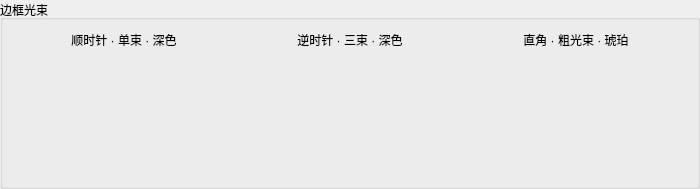
        <widget class="QGroupBox" name="beamGroup">
         <property name="title">
          <string>边框光束</string>
         </property>
         <layout class="QGridLayout" name="gridLayout_8">
          <item row="0" column="0">
           <widget class="QLabel" name="beamClockwiseCaption">
            <property name="text">
             <string>顺时针 · 单束 · 深色</string>
            </property>
            <property name="alignment">
             <set>Qt::AlignCenter</set>
            </property>
           </widget>
          </item>
          <item row="0" column="1">
           <widget class="QLabel" name="beamCounterCaption">
            <property name="text">
             <string>逆时针 · 三束 · 深色</string>
            </property>
            <property name="alignment">
             <set>Qt::AlignCenter</set>
            </property>
           </widget>
          </item>
          <item row="0" column="2">
           <widget class="QLabel" name="beamAmberCaption">
            <property name="text">
             <string>直角 · 粗光束 · 琥珀</string>
            </property>
            <property name="alignment">
             <set>Qt::AlignCenter</set>
            </property>
           </widget>
          </item>
          <item row="1" column="0">
           <widget class="ExBorderBeam" name="beamClockwise">
            <property name="minimumSize">
             <size>
              <width>220</width>
              <height>120</height>
             </size>
            </property>
            <property name="beamLength">
             <double>80.000000000000000</double>
            </property>
            <property name="backgroundColor">
             <color>
              <red>39</red>
              <green>39</green>
              <blue>39</blue>
             </color>
            </property>
            <property name="borderColor">
             <color>
              <red>69</red>
              <green>69</green>
              <blue>69</blue>
             </color>
            </property>
            <property name="startColor">
             <color>
              <red>96</red>
              <green>205</green>
              <blue>255</blue>
             </color>
            </property>
            <property name="endColor">
             <color>
              <red>165</red>
              <green>229</green>
              <blue>255</blue>
             </color>
            </property>
            <property name="themeMode">
             <enum>ExBorderBeam::DarkTheme</enum>
            </property>
           </widget>
          </item>
          <item row="1" column="1">
           <widget class="ExBorderBeam" name="beamCounter">
            <property name="minimumSize">
             <size>
              <width>220</width>
              <height>120</height>
             </size>
            </property>
            <property name="beamLength">
             <double>100.000000000000000</double>
            </property>
            <property name="beamWidth">
             <double>3.000000000000000</double>
            </property>
            <property name="cornerRadius">
             <double>16.000000000000000</double>
            </property>
            <property name="backgroundColor">
             <color>
              <red>39</red>
              <green>39</green>
              <blue>39</blue>
             </color>
            </property>
            <property name="borderColor">
             <color>
              <red>69</red>
              <green>69</green>
              <blue>69</blue>
             </color>
            </property>
            <property name="startColor">
             <color>
              <red>96</red>
              <green>205</green>
              <blue>255</blue>
             </color>
            </property>
            <property name="endColor">
             <color>
              <red>165</red>
              <green>229</green>
              <blue>255</blue>
             </color>
            </property>
            <property name="direction">
             <enum>ExBorderBeam::CounterClockwise</enum>
            </property>
            <property name="beamCount">
             <number>3</number>
            </property>
            <property name="themeMode">
             <enum>ExBorderBeam::DarkTheme</enum>
            </property>
           </widget>
          </item>
          <item row="1" column="2">
           <widget class="ExBorderBeam" name="beamAmber">
            <property name="minimumSize">
             <size>
              <width>220</width>
              <height>120</height>
             </size>
            </property>
            <property name="beamLength">
             <double>150.000000000000000</double>
            </property>
            <property name="beamWidth">
             <double>5.000000000000000</double>
            </property>
            <property name="cornerRadius">
             <double>0.000000000000000</double>
            </property>
            <property name="backgroundColor">
             <color>
              <red>39</red>
              <green>36</green>
              <blue>24</blue>
             </color>
            </property>
            <property name="borderColor">
             <color>
              <red>138</red>
              <green>110</green>
              <blue>48</blue>
             </color>
            </property>
            <property name="startColor">
             <color>
              <red>255</red>
              <green>185</green>
              <blue>0</blue>
             </color>
            </property>
            <property name="endColor">
             <color>
              <red>216</red>
              <green>59</green>
              <blue>1</blue>
             </color>
            </property>
            <property name="animationDuration">
             <number>3000</number>
            </property>
            <property name="direction">
             <enum>ExBorderBeam::Clockwise</enum>
            </property>
            <property name="themeMode">
             <enum>ExBorderBeam::DarkTheme</enum>
            </property>
           </widget>
          </item>
         </layout>
        </widget>
